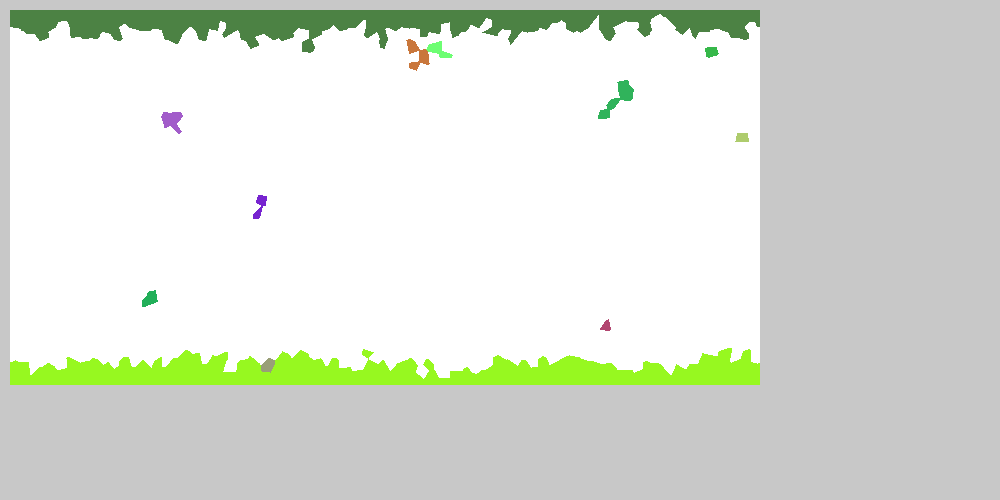
Frame 1 (no input)
Frame 60 (the mouse pressed at the canvas centre just before this capture): blank canvas, image omitted
Frame 120 (the mouse held since frame 60 and released just before this capture): blank canvas, image omitted

The Processing sketch that drew this single still picture (run headless with seeded random() and noise(); from frame 60 on, the mouse is pressed at the canvas centre):

// Processing sketch: RandomFill
// ── RandomFill.pde
float truMouseX;
float truMouseY;
Zoom zoomer;
Grid grid = new Grid(750, 375);
int voronoiSize = 10;
ArrayList<VoronoiPoint> vps;

void setup() {
    //noStroke();
    vps = new ArrayList<VoronoiPoint>();
    size(1000, 500);
    zoomer = new Zoom(1);
    for (int i = 0; i < grid.gridWidth/voronoiSize; i++)
      for (int j = 0; j < grid.gridWidth/voronoiSize; j++) {
        vps.add(new VoronoiPoint(i * voronoiSize + (int)random(voronoiSize), j * voronoiSize + (int)random(voronoiSize), voronoiSize));
      }
    for (VoronoiPoint vp : vps) {
      vp.getPoints(grid);
    }
    for (VoronoiPoint vp : vps) {
      vp.getCells(grid);
    }
     for (VoronoiPoint vp : vps) {
      vp.getNeighbors(grid);
    }
    grid.buildPlates();
}

void draw() {
  background(200);
  zoomer.edgePan();
  zoomer.keyScale();
  zoomer.pushZoom();

  grid.update();
  grid.display();

  zoomer.popZoom();
  //if (keyPressed && key == 'e') {
  //  //grid.getImage().save("RandoFill/" + random(1) + ".png");
  //  exit();
  //}
}

// ── Cell.pde
class Cell {
  Plate plate;
  Plate neighbor;
  color col;
  VoronoiPoint voronoi;
  boolean filled;
  boolean active;
  boolean border;
  int xPos;
  int yPos;
  int size;
  float elevation;
  float infectivity;
  float minVoronoiDist = Integer.MAX_VALUE;

  Cell(int x_, int y_, int s_) {
    xPos = x_;
    yPos = y_;
    size = s_;
    col = color(0);
  }

  Cell() {
    size = 0;
    filled = true;
  }

  void display() {
    noStroke();
    fill(255);
    if (filled) {
      fill(plate.col);
      if (border)
        fill(0, 255, 0);
    }
    if (key == 'e') {
      fill(elevation * 255);
    }
    if (key == 'v') {
      fill(voronoi.voCol);
    }
    rect(xPos * size, yPos * size, size, size);
  }

  void showStroke() {
    if (xPos % 30 == 0 && yPos % 30 == 0) {
      stroke(0, 255, 0);
      line(xPos + size/2, yPos + size/2, (xPos + size/2) + cos(plate.angle) * 10, (yPos + size/2) + sin(plate.angle) * 10);
      fill(0, 255, 0);
      ellipse(xPos, yPos, 5, 5);
    }
  }

  //void fillNeighbors(Grid grid) {
  //  if (active && infectivity < random(1)) {
  //    int choice = (int) random(4) + 1;
  //    if (choice == 1) {
  //      Cell cel = grid.getCell(xPos, yPos - 1);
  //      if (!cel.filled) {
  //        cel.activate(plate);
  //        if (random(1) < infectivity) {
  //          //cel.fillNeighbors(grid);
  //        }
  //      }
  //    } else if (choice == 2) {
  //      Cell cel = grid.getCell(xPos + 1, yPos);
  //      if (!cel.filled) {
  //        cel.activate(plate);
  //        if (random(1) < infectivity) {
  //          //cel.fillNeighbors(grid);
  //        }
  //      }
  //    } else if (choice == 3) {
  //      Cell cel = grid.getCell(xPos, yPos + 1);
  //      if (!cel.filled) {
  //        cel.activate(plate);
  //        if (random(1) < infectivity) {
  //          //cel.fillNeighbors(grid);
  //        }
  //      }
  //    } else if (choice == 4) {
  //      Cell cel = grid.getCell(xPos - 1, yPos);
  //      if (!cel.filled) {
  //        cel.activate(plate);
  //        if (random(1) < infectivity) {
  //          //cel.fillNeighbors(grid);
  //        }
  //      }
  //    }
  //    if (grid.getCell(xPos, yPos - 1).filled && grid.getCell(xPos + 1, yPos).filled && grid.getCell(xPos, yPos + 1).filled && grid.getCell(xPos - 1, yPos).filled) {
  //      active = false;
  //    }
  //  }
  //}

  void checkBorder (Grid grid) {
    border = false;
    for (int i = -1; i < 2; i++) {
      for (int j = -1; j < 2; j++) {
        if (!(i == 0 && j == 0)) {
          Cell cel = grid.getCell(xPos + i, yPos + j);
          if (cel.size != 0) {
            if (cel.plate != plate) {
              border = true;
              neighbor = cel.plate;
              if (!plate.neighbors.contains(cel.plate)) {
                plate.neighbors.add(cel.plate);
              }
            }
          }
        }
      }
    }
  }

  void smoothEdges(Grid grid) {
    ArrayList<Cell> neighbors = new ArrayList<Cell>();
    for (int i = -1; i < 2; i++) {
      for (int j = -1; j < 2; j++) {
        if (!(i == 0 && j == 0)) {
          Cell cel = grid.getCell(xPos + i, yPos + j);
          if (cel.size != 0) {
            if (cel.plate != plate) {
              neighbors.add(cel);
            }
          }
        }
      }
    }

    if (neighbors.size() > 4) {
      changePlate(neighbors.get(0).plate);
    }
  }

  void calculateTectonics (Grid grid) {
    if (border) {
      ArrayList<Cell> neighbors = new ArrayList<Cell>();
      for (int i = -1; i < 2; i++) {
        for (int j = -1; j < 2; j++) {
          if (!(i == 0 && j == 0)) {
            Cell cel = grid.getCell(xPos + i, yPos + j);
            if (cel.size != 0) {
              if (cel.plate != plate) {
                neighbors.add(cel);
              }
            }
          }
        }
      }

      float totalCollision = 0;
      for (Cell n : neighbors) {
        PVector v = new PVector(cos(plate.angle) - cos(n.plate.angle), sin(plate.angle) - sin(n.plate.angle));
        PVector p = new PVector(xPos - n.xPos, yPos - n.yPos);

        float collision = PVector.dot(v, p);
        collision += -map(collision, -2, 2, -1, 1);
        totalCollision += collision;
        //println(collision);
      }

      if (plate.land != neighbor.land) {

        if (!plate.land) {
          //Oceanic-Continental
          if (totalCollision > 0) {
            elevation += totalCollision * -0.07;
          } else {
            elevation += 0;
          }
        } else {
          //Continental-Oceanic
          if (totalCollision > 0) {
            elevation += totalCollision * 0.3;
          } else {
            elevation += abs(totalCollision) * 0.1;
          }
        }
      }
      if (!plate.land) {
        //Oceanic-Oceanic
        if (totalCollision > 0) {
          elevation += totalCollision * 0.2;
        } else {
          elevation += abs(totalCollision) * 0.02;
        }
      } else {
        //Continental-Continental
        if (totalCollision > 0) {
          elevation += totalCollision * 0.3;
        } else {
          elevation += totalCollision * 0.1;
        }
      }

      if (elevation > 1)
        elevation = 1;
      if (elevation < 0) {
        elevation = 0;
      }
    }
  }



  void changePlate(Plate p) {
    plate = p;
    infectivity = p.infectivity;
    p.cells.add(this);
    if (p.land) {
      elevation = 0.6;
    } else {
      elevation = 0.3;
    }
  }

  void getVoronoiNeighbors(Grid grid) {
    for (int i = -1; i < 2; i++) {
      for (int j = -1; j < 2; j++) {
        Cell cel = grid.getCell(xPos + i, yPos + j);
        if (cel.size != 0) {
          if (cel.voronoi.voCol != voronoi.voCol) {
            if (!voronoi.neighbors.contains(cel.voronoi)) {
              voronoi.neighbors.add(cel.voronoi);
            }
          }
        }
      }
    }
  }

  void getAvgBrothers(Grid grid) {
    ArrayList<Cell> neighbors = new ArrayList<Cell>();
    for (int i = -1; i < 2; i++) {
      for (int j = -1; j < 2; j++) {
        if (!(i == 0 && j == 0)) {
          Cell cel = grid.getCell(xPos + i, yPos + j);
          if (cel.size != 0) {
            if (cel.plate == plate) {
              neighbors.add(cel);
            }
          }
        }
      }
    }
    float total = 0;
    for (Cell c : neighbors) {
      total += c.elevation;
    }
    elevation = total/neighbors.size();
    if (elevation > 1)
      elevation = 1;
    if (elevation < 0)
      elevation = 0;
  }

  void getAvgEverybody(Grid grid) {
    boolean b = true;
    while(b){
      int x = (int)random(-2, 10);
      int y = (int)random(-2, 10);
      //println((xPos + x) + "," + (yPos + y));
      Cell cel = grid.getCell(xPos + x, yPos + y);
      if(cel.size > 0){
        elevation = cel.elevation;
        b = false;
      }
    }
    ArrayList<Cell> neighbors = new ArrayList<Cell>();
    for (int i = -1; i < 2; i++) {
      for (int j = -1; j < 2; j++) {
        if (!(i == 0 && j == 0)) {
          //println(xPos + i, yPos + j);
          Cell cel = grid.getCell(xPos + i, yPos + j);
          if (cel.size != 0) {
            neighbors.add(cel);
          }
        }
      }
    }
    float total = 0;
    for (Cell c : neighbors) {
      total += c.elevation;
    }
    elevation = total/neighbors.size();
    if (elevation > 1)
      elevation = 1;
    if (elevation < 0)
      elevation = 0;
  }
}

// ── Grid.pde
import java.util.*;

class Grid {
  Cell[][] grid;
  Plate[] plates;
  int gridWidth;
  int gridHeight;
  boolean plateBuilding = true;
  boolean bordersChecked = false;

  Grid(int gw_, int gh_) {
    gridWidth = gw_;
    gridHeight = gh_;
    grid = new Cell[gw_][gh_];
    for (int i = 0; i < gridWidth; i++) {
      for (int j = 0; j < gridHeight; j++) {
        grid[i][j] = new Cell(i, j, 1);
      }
    }

    plates = new Plate[20];
  }

  void buildPlates() {
    boolean b;

    if (random(1) < 0.7) {
      b = false;
    } else { 
      b = true;
    }
    println("a");
    plates[plates.length - 2] = new Plate(color(random(255), random(255), random(255)), b, random(0.4, 0.7), this);
    for (VoronoiPoint vp : vps) {
      if (vp.yPos <= voronoiSize) {
        vp.activate(plates[plates.length - 2]);
      }
    }

    if (random(1) < 0.7) {
      b = false;
    } else { 
      b = true;
    }
    println("b");
    plates[plates.length - 1] = new Plate(color(random(255), random(255), random(255)), b, random(0.4, 0.7), this);
    for (VoronoiPoint vp : vps) {
      if (vp.yPos >= gridHeight - voronoiSize) {
        vp.activate(plates[plates.length - 1]);
      }
    }
    println("c");
    ArrayList<VoronoiPoint> vps2 = (ArrayList) vps.clone();
    Collections.shuffle(vps2);
    for (int i = 0; i < plates.length - 2; i++) {
      if (i < 4) {
        plates[i] = new Plate(color(random(255), random(255), random(255)), false, random(-0.1, 0.2), this);
        VoronoiPoint vp;
        vp = vps2.get(i);
        if (!vp.plateFilled) {
          vp.activate(plates[i]);
        }
      } else if (i < 8) {
        plates[i] = new Plate(color(random(255), random(255), random(255)), true, random(0.1, 0.4), this);
        VoronoiPoint vp;
        vp = vps2.get(i);
        if (!vp.plateFilled) {
          vp.activate(plates[i]);
        }
      } else {
        if (random(1) < 0.7) {
          b = false;
        } else {
          b = true;
        }

        plates[i] = new Plate(color(random(255), random(255), random(255)), b, random(0.4, 0.7), this);
        VoronoiPoint vp;
        vp = vps2.get(i);
        if (!vp.plateFilled) {
          vp.activate(plates[i]);
        }
      }
    }
    println("d");
  }

  void display() {

    for (int i = 0; i < gridWidth; i++) {
      for (int j = 0; j < gridHeight; j++) {   
        grid[i][j].display();
      }
    }
    if (bordersChecked) {
      for (int i = 0; i < gridWidth; i++) {
        for (int j = 0; j < gridHeight; j++) {
          grid[i][j].showStroke();
        }
      }
    }
  }

  void update() {
    if (plateBuilding) {
      plateBuilding = false;
      for (int i = 0; i < vps.size(); i++) {
        VoronoiPoint vp = vps.get(i);
        float lat = abs((gridHeight/2) - vp.yPos) * 2;
        lat = map(lat, 0, gridHeight, 0, 1);
        lat = pow(lat, 8);
        lat = map(lat, 0, 1, 1, 5);
        for (int k = 0; k < (int) lat; k++) {
          if (vp.active) {
            plateBuilding = true;
            vp.fillNeighbors();
          }
        }
      }
    } else if (!bordersChecked) {
      println("checking borders");
      for (int i = 0; i < gridWidth; i++) {
        for (int j = 0; j < gridHeight; j++) {
          grid[i][j].checkBorder(this);
        }
      }
      bordersChecked = true;
      for (int i = 0; i < plates.length; i++) {
        plates[i].getAvgPoint();
        plates[i].checkNeighbors();
      }
      for (int k = 0; k < 5; k++) {
        for (int i = 0; i < gridWidth; i++) {
          for (int j = 0; j < gridHeight; j++) {
            grid[i][j].smoothEdges(this);
          }
        }
      }
      
      for (int i = 0; i < gridWidth; i++) {
        for (int j = 0; j < gridHeight; j++) {
          grid[i][j].checkBorder(this);
        }
      }
      for (int i = 0; i < gridWidth; i++) {
        for (int j = 0; j < gridHeight; j++) {
          grid[i][j].calculateTectonics(this);
        }
      }
      for (int i = 0; i < 50; i++) {
        //println(i);
        for (Plate p : plates) {
          p.gradientBorders();
        }
      }   for (int i = 0; i < 10; i++) {
        //println(80 + i);
        for (Plate p : plates) {
          p.smoothBorders();
        }
      }
      println("done checking borders");
    }
  }


  Cell getCell(int x, int y) {
    if (x >= 0 && y >= 0 && x < gridWidth && y < gridHeight)
      return grid[x][y];
    if (y < grid[0].length - 1 && y >= 0) {
      if (x < 0) {
        return grid[gridWidth + x][y];
      }
      if (x >= gridWidth) {
        return grid[x - gridWidth][y];
      }
    }
    return new Cell();
  }
}

// ── Plate.pde
class Plate {
  Grid grid;
  color col;
  boolean land;
  boolean active;
  float infectivity;
  float angle;
  int xPos;
  int yPos;
  ArrayList<Cell> cells = new ArrayList<Cell>();
  ArrayList<VoronoiPoint> points = new ArrayList<VoronoiPoint>();
  ArrayList<Plate> neighbors = new ArrayList<Plate>();
  Plate(color c_, boolean l_, float i_, Grid g_) {
    col = c_;
    land = l_;
    infectivity = i_;
    grid = g_;
    active = true;
    //angle = (int)random(8) * 45;
    //println(angle);
    //angle = radians(angle);
    angle = random(TWO_PI);
  }

  void getAvgPoint() {
    int xTotal = 0;
    int yTotal = 0;
    for (Cell c : cells) {
      xTotal += c.xPos;
      yTotal += c.yPos;
    }
    xPos = (int) (xTotal/ (float) cells.size());
    yPos = (int) (yTotal/ (float) cells.size());
  }

  void checkNeighbors() {
    println(neighbors.size());
    if (neighbors.size() < 2) {
      for (Cell cel : cells) {
        cel.changePlate(neighbors.get(0));
      }
      active = false;
    }
  }

  void gradientBorders() {
    for (Cell c : cells) {
      if (!c.border) {
        c.getAvgBrothers(grid);
      }
    }
  }

  void smoothBorders() {
    for (Cell c : cells) {
      c.getAvgEverybody(grid);
    }
  }
}

// ── VoronoiPoint.pde
class VoronoiPoint {
  int xPos;
  int yPos;
  int voronoiSize;
  boolean active;
  boolean plateFilled;
  Plate plate;
  float infectivity;
  color voCol = color(random(255), random(255), random(255));
  ArrayList<Cell> cells = new ArrayList<Cell>();
  ArrayList <VoronoiPoint> neighbors = new ArrayList <VoronoiPoint>();
  VoronoiPoint(int x_, int y_, int vS_) {
    xPos = x_;
    yPos = y_;
    voronoiSize = vS_;
  }
  void getPoints(Grid grid) {
    for (int i = -voronoiSize; i < voronoiSize; i++)
      for (int j = -voronoiSize; j < voronoiSize; j++) {
        Cell cel = grid.getCell(xPos + i, yPos + j);
        if (cel.size != 0) {
          if (dist(0, 0, i, j) <= cel.minVoronoiDist) {
            cel.minVoronoiDist = dist(0, 0, i, j);
            cel.voronoi = this;
          }
        }
      }
  }
  void getCells(Grid grid) {
    for (int i = -voronoiSize; i < voronoiSize; i++)
      for (int j = -voronoiSize; j < voronoiSize; j++) {
        Cell cel = grid.getCell(xPos + i, yPos + j);
        if (cel.voronoi == this) {
          cells.add(cel);
        }
      }
  }


  void activate(Plate p) {
    for (Cell c : cells) {
      c.plate = p;
      c.filled = true;
      p.cells.add(c);
      if (p.land) {
        c.elevation = 0.7;
      } else {
        c.elevation = 0.3;
      }
    }
    for(VoronoiPoint vp: neighbors){
      vp.neighbors.remove(this);
    }
    plate = p;
    active = true;
    plateFilled = true; 
    infectivity = p.infectivity;
  }
  
  void fillNeighbors(){
    for(int i = 0; i < neighbors.size(); i++){
        if(neighbors.get(i).plateFilled)
          neighbors.remove(i);
    }
    if(active && random(1) > infectivity)
     if(neighbors.size() > 0){
       neighbors.remove((int)random(neighbors.size())).activate(plate);
     } else {
       active = false;
     }
  }

  void getNeighbors(Grid grid) {
    for (Cell c : cells) {
      c.getVoronoiNeighbors(grid);
    }
  }
}

// ── Zoom.pde
class Zoom {
  float scale;
  float xPan;
  float yPan;

  Zoom(float _s) {
    xPan = width/2;
    yPan = height/2;
    scale = _s;
  }


  void edgePan() {
    if (mouseX > width - 75) {
      xPan += 10;
    } else if (mouseX < 75) {
      xPan -= 10;
    }

    if (mouseY > height - 75) {
      yPan += 10;
    } else if (mouseY < 75) {
      yPan -= 10;
    }
  }

  void pushZoom() {
    truMouseX = (mouseX + xPan - width/2)/scale;
    truMouseY = (mouseY + yPan - height/2)/scale;
    pushMatrix();
    translate(-xPan, -yPan);
    translate(width/2, height/2);
    scale(scale);
  }

  void popZoom() {
    popMatrix();
  }

  void keyScale() {
    if (keyPressed) {
      if (key == 'w') {
        scale *= 1.02;
        xPan *= 1.02;
        yPan *= 1.02;
      }
      if (key == 's') {
        scale *= .98;
        xPan *= .98;
        yPan *= .98;
      }
    }
  }

  void mousePan() {
    if (mousePressed) {
      xPan += (pmouseX - mouseX);
      yPan += (pmouseY - mouseY);
    }
  }

  //
  //MUST BE PLACED INSIDE mouseWheel() METHOD  
  void mouseScale(MouseEvent event, float scaleScale) {
    float scaleAmt = 1 + (scaleScale * event.getCount());

    scale *= scaleAmt;
    xPan *= scaleAmt;
    yPan *= scaleAmt;
  }
}
